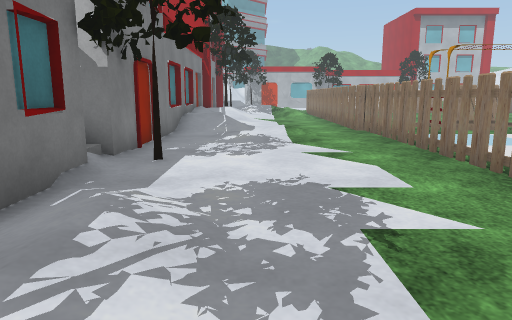
[1] (above)

24 first-person views from a walk through a 3-D level made in the Unity game engine. The camera is 1.2 m above the floor, tilts 10° down and sees 70° across. The floor is counted in squares, 1 m on a side. Each view is taken from the middle of a square. On the plan, view 1 faces up. The plan holds only what a view shows up to about 15 squares ahead; the rest is blank. The place goes on beyond the plan. The player is left out. Some animated figures are left out. Door leaves are left out, so doorways stand open. Some surface patterns are stand-ins.

[2]
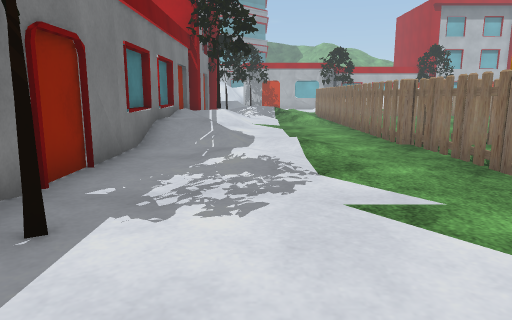

[3]
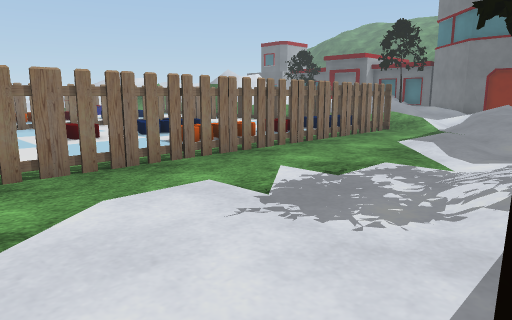

[4]
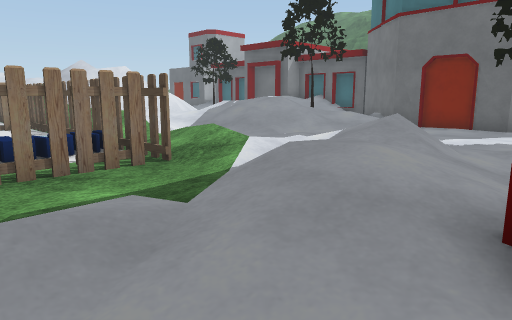

[5]
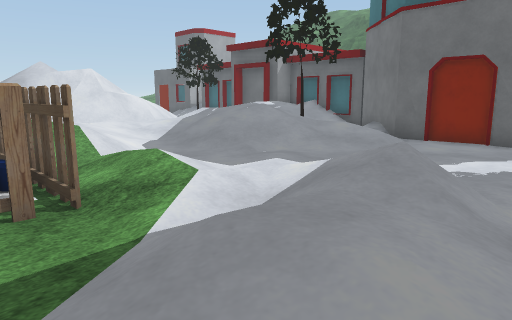

[6]
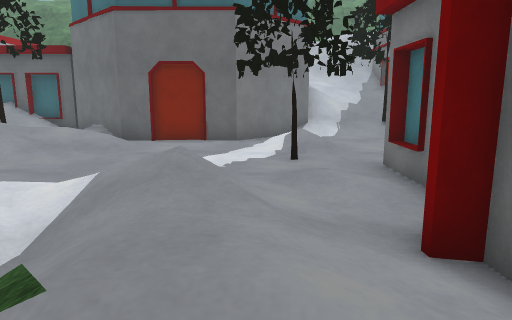

[7]
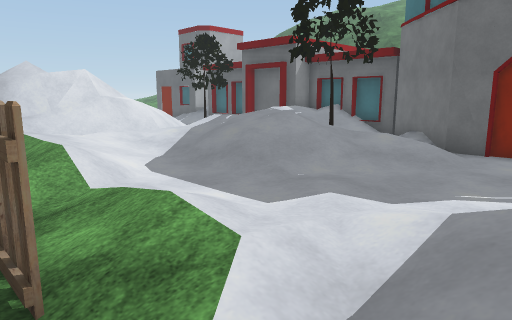

[8]
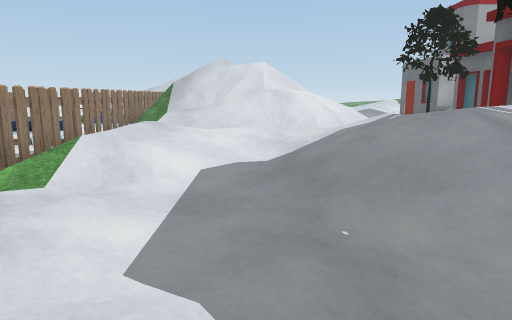

[9]
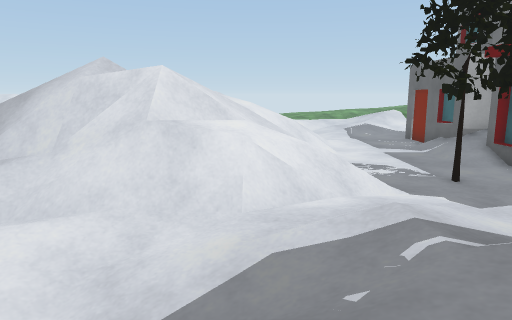

[10]
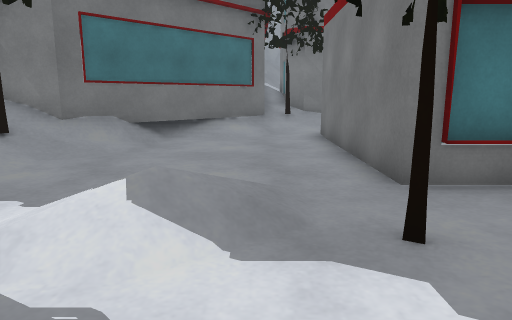

[11]
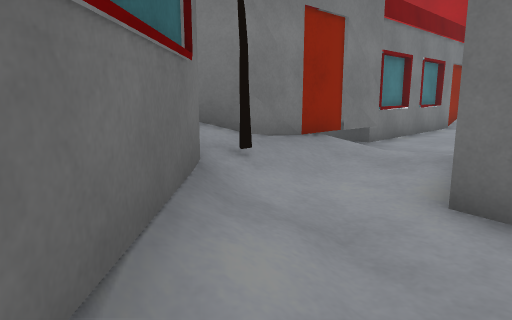

[12]
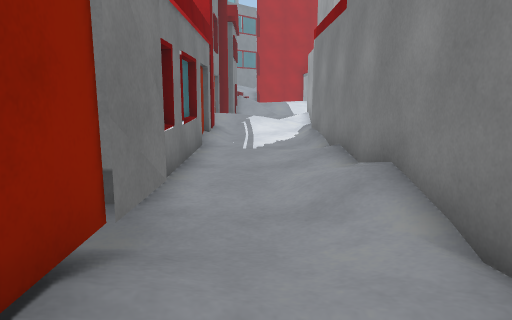

[13]
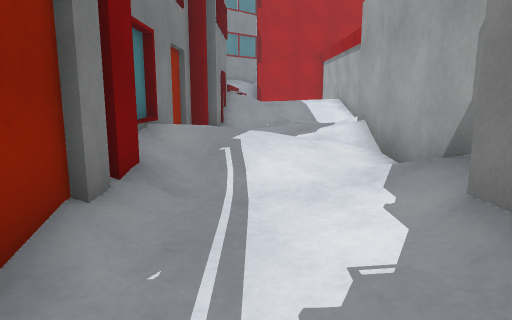

[14]
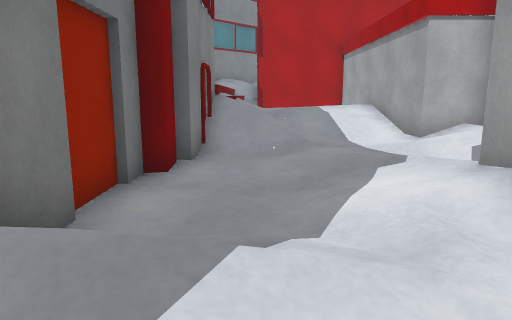

[15]
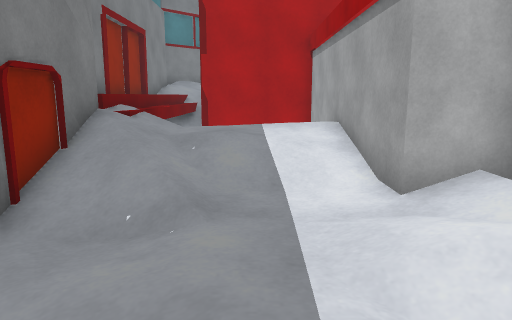

[16]
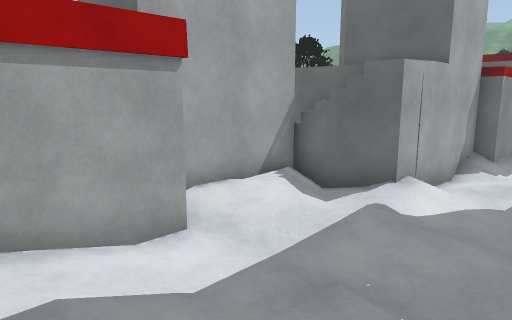

[17]
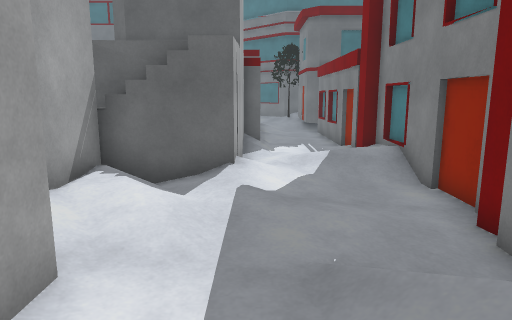

[18]
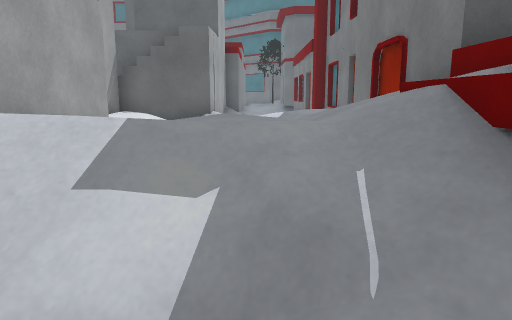

[19]
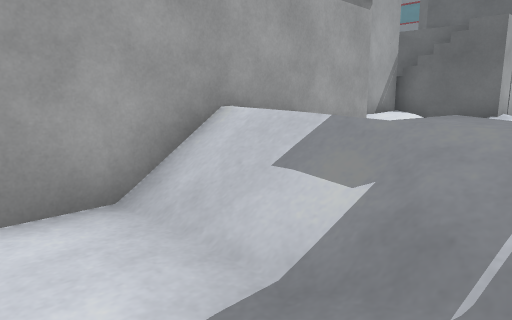

[20]
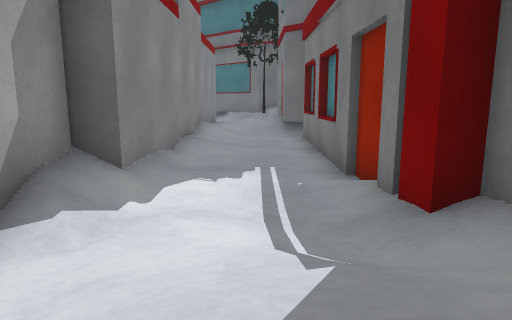

[21]
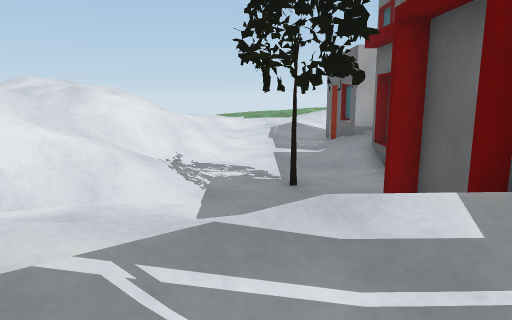

[22]
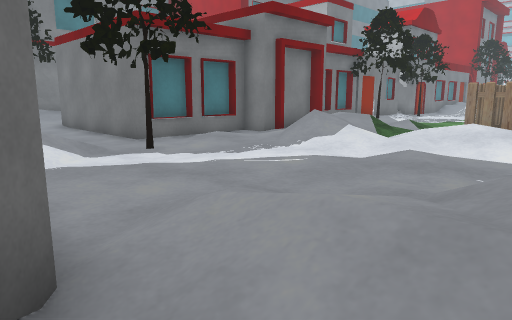

[23]
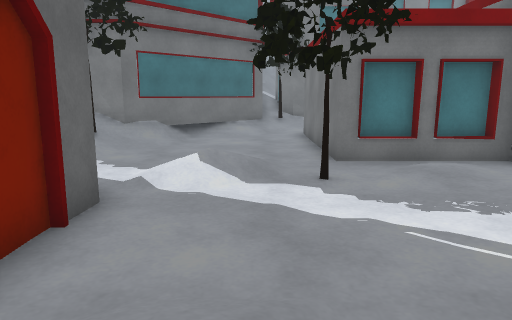

[24]
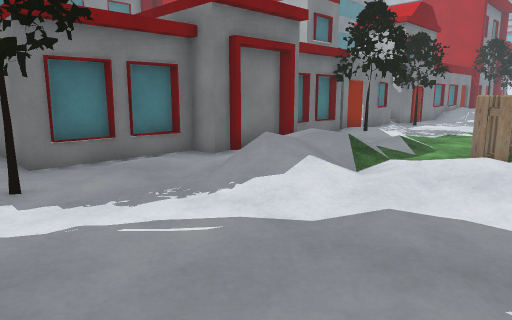

### Floor plan
Key: @ floor where view 1 was taken; # wall or solid block; x gap in a wall; . main floor; : floor 0.25 m higher than the main floor; + floor 0.5 m higher than the main floor; * floor 0.75 m higher than the main floor; % floor 1 m higher than the main floor; & floor 3.25 m higher than the main floor; / step, stairs or slope; D open door; = window, fence, low wall or low ledge; O other object.
Columns run from 13 left of view 1 to 21 right of it. Each row starts with its distance up from view 1.
 20   #####   OO
 19   ....#   #+/..DDO
 18   :...#   #//..DDO
 17  /////#   #/...DDO
 16  /////#   #/...DDO
 15 O//%**#   #+ ..D.O
 14  O////#   #//..DDO
 13  O////#   O//.:DDOOOOOO
 12  O//::#####....D.O.O   O
 11 ##./:://  #..:.DDO.O   O
 10 #..::/+*O #....DDO..
  9 #..:://*O #....D.O..
  8 #.../+/*O #....DDO..
  7 #..:///O  O#...DDO.
  6 #//:/ OOOO#O...D.O.....  O
  5 O///:     &....DDO.......O
  4 O/+::#### &:/..DDO.....  O
  3 O.::/#     .:..D.O... ...O
  2 #.../#     :O..DDO.      O
  1 #...##       ..DDO.      O
  0 #...O        @.D.O.
 -1 #...O      . ./DDO
 -2 #...O       ..:DDO.      O
 -3 #..:OO    O#:/.D.O.    ..O
 -4 #...#      #/+/DDO.   ...O
 -5 O..:#      #/++DDOOOOOOOOOOOOOO
 -6 #../#      #/++DDDDDDDDDDDDDDDD
 -7 #O./#     ##.//////:.//+++/=//
 -8 ##..#     #..////.....//++/==/
 -9  #/:#     #...///.......///#=   ///
-10  #::#     #........////:/://x/  ///
-11  #/.#######........///*//+//// ////
-12 ###.........#O.....///%///+/// ////
-13 ###/.......//....:/:///%*/+:///..//
-14   ##/......//....//+/#O%/++:.......
-15    ##......./..../.// //% /........
-16     ##/......O#####/.  *%/  ..O....
-17      ##/....O##   ## ://%/  O......
-18       #OO:/###      #O/OO ### ////O

Where each view was taken, in squares from view 1:
view 1: 0 up, 0 right, facing up
view 2: 4 up, 0 right, facing up
view 3: 8 up, 2 left, facing down-right
view 4: 1 down, 2 left, facing down-right
view 5: 3 down, 1 left, facing down-right
view 6: 3 down, 0 right, facing down
view 7: 4 down, 1 right, facing down-right
view 8: 9 down, 2 right, facing right
view 9: 11 down, 8 right, facing right
view 10: 13 down, 2 right, facing left
view 11: 15 down, 8 left, facing up-left
view 12: 11 down, 11 left, facing up
view 13: 2 down, 11 left, facing up
view 14: 3 up, 11 left, facing up
view 15: 7 up, 9 left, facing up
view 16: 15 up, 12 left, facing down-right
view 17: 15 up, 9 left, facing down
view 18: 19 up, 10 left, facing down
view 19: 19 up, 11 left, facing down-right
view 20: 6 up, 11 left, facing down
view 21: 15 down, 9 right, facing right
view 22: 16 down, 7 right, facing up-left
view 23: 13 down, 6 right, facing left
view 24: 13 down, 6 right, facing up-left
